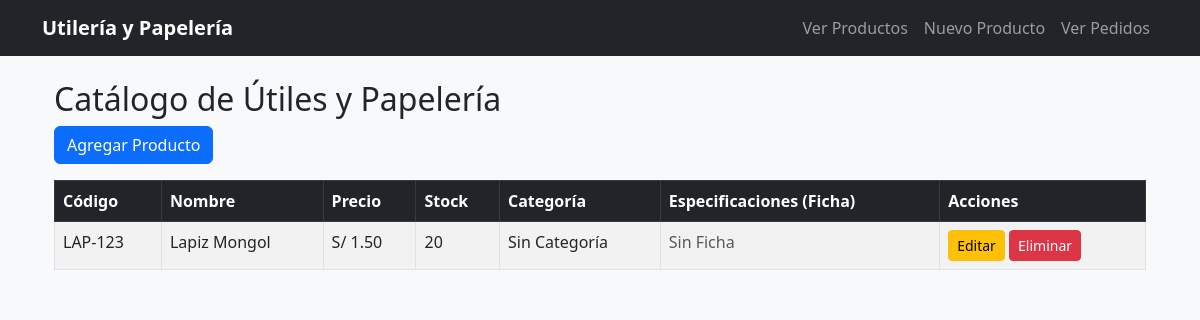
Before: /utileria/ with the older database file.
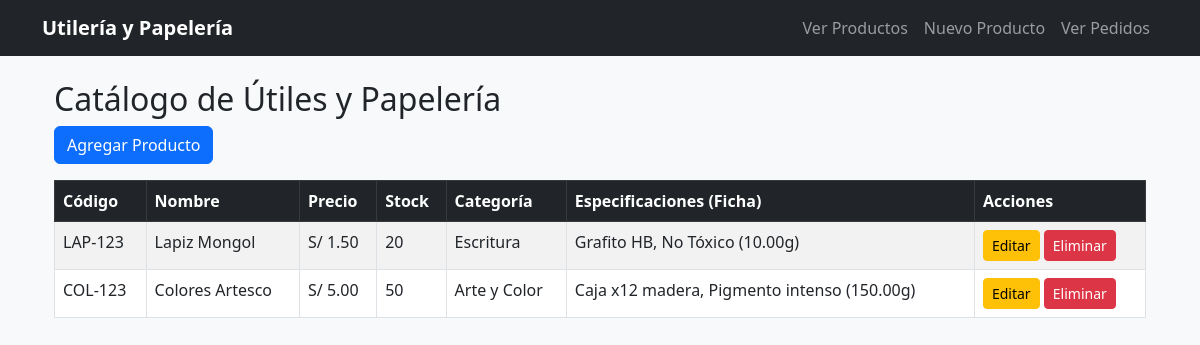
After: the same page with the newer database file.
### utileria/models.py (models this page shows, shortened)
class Producto(models.Model):
    codigo = models.CharField(max_length=20)
    nombre = models.CharField(max_length=100)
    precio = models.DecimalField(max_digits=10, decimal_places=2)
    stock = models.IntegerField()
    categoria = models.ForeignKey(
        Categoria,
        on_delete=models.PROTECT,
        related_name='productos',
        null=True,
        blank=True
    )

class Categoria(models.Model):
    nombre = models.CharField(max_length=100)
    descripcion = models.TextField(blank=True, null=True)

class FichaTecnicaProducto(models.Model):
    producto = models.OneToOneField(
        Producto,
        on_delete=models.CASCADE,
        related_name='ficha_tecnica'
    )
    especificaciones = models.TextField()
    dimensiones = models.CharField(max_length=100)
    peso_gramos = models.DecimalField(max_digits=6, decimal_places=2)
    es_toxico = models.BooleanField(default=False)

### utileria/views.py (the view)
# urls.py: path("", views.producto_list, name="producto_list"),
def producto_list(request):
    productos = Producto.objects.select_related('categoria', 'ficha_tecnica').all()
    return render(request, "utileria/producto_list.html", {"productos": productos})

### utileria/templates/utileria/producto_list.html
{% extends 'utileria/base.html' %}
{% block content %}
<div class="container mt-4">
    <h2>Catálogo de Útiles y Papelería</h2>
    <a href="{% url 'utileria:producto_create' %}" class="btn btn-primary mb-3">Agregar Producto</a>
    <table class="table table-striped table-bordered">
        <thead class="table-dark">
            <tr>
                <th>Código</th>
                <th>Nombre</th>
                <th>Precio</th>
                <th>Stock</th>
                <th>Categoría</th>
                <th>Especificaciones (Ficha)</th>
                <th>Acciones</th>
            </tr>
        </thead>
        <tbody>
            {% for producto in productos %}
            <tr>
                <td>{{ producto.codigo }}</td>
                <td>{{ producto.nombre }}</td>
                <td>S/ {{ producto.precio }}</td>
                <td>{{ producto.stock }}</td>
                <td>{{ producto.categoria.nombre|default:"Sin Categoría" }}</td>
                <td>
                    {% if producto.ficha_tecnica %}
                        {{ producto.ficha_tecnica.especificaciones }} ({{ producto.ficha_tecnica.peso_gramos }}g)
                    {% else %}
                        <span class="text-muted">Sin Ficha</span>
                    {% endif %}
                </td>
                <td>
                    <a href="{% url 'utileria:producto_update' producto.id %}" class="btn btn-sm btn-warning">Editar</a>
                    <a href="{% url 'utileria:producto_delete' producto.id %}" class="btn btn-sm btn-danger">Eliminar</a>
                </td>
            </tr>
            {% empty %}
            <tr>
                <td colspan="7" class="text-center">No hay productos registrados.</td>
            </tr>
            {% endfor %}
        </tbody>
    </table>
</div>
{% endblock %}

### utileria/templates/utileria/base.html (shortened to what this page needs)
<!DOCTYPE html>
<html lang="es">
<head>
    <link href="https://cdn.jsdelivr.net/npm/bootstrap@5.3.0/dist/css/bootstrap.min.css" rel="stylesheet">
</head>
<body class="bg-light">
    <nav class="navbar navbar-expand-lg navbar-dark bg-dark mb-4">
        <div class="container">
            <a class="navbar-brand fw-bold" href="{% url 'utileria:producto_list' %}">Utilería y Papelería</a>
            <div class="navbar-nav">
                <a class="nav-link" href="{% url 'utileria:producto_list' %}">Ver Productos</a>
                <a class="nav-link" href="{% url 'utileria:producto_create' %}">Nuevo Producto</a>
                <a class="nav-link" href="{% url 'utileria:pedido_list' %}">Ver Pedidos</a>
            </div>
        </div>
    </nav>
    <main class="container">
        {% block content %}
        {% endblock %}
    </main>
</body>
</html>

Changed rows visible on the page:
changed Producto "LAP-123": categoria.nombre "Sin Categoría" → "Escritura"; ficha_tecnica.especificaciones (not shown) → "Grafito HB, No Tóxico"; ficha_tecnica.peso_gramos (not shown) → "10.00"; text "Sin Ficha" → "( g)"
added Producto: codigo "COL-123", nombre "Colores Artesco", precio "5.00", stock "50", categoria.nombre "Arte y Color", ficha_tecnica.especificaciones "Caja x12 madera, Pigmento intenso", ficha_tecnica.peso_gramos "150.00"
